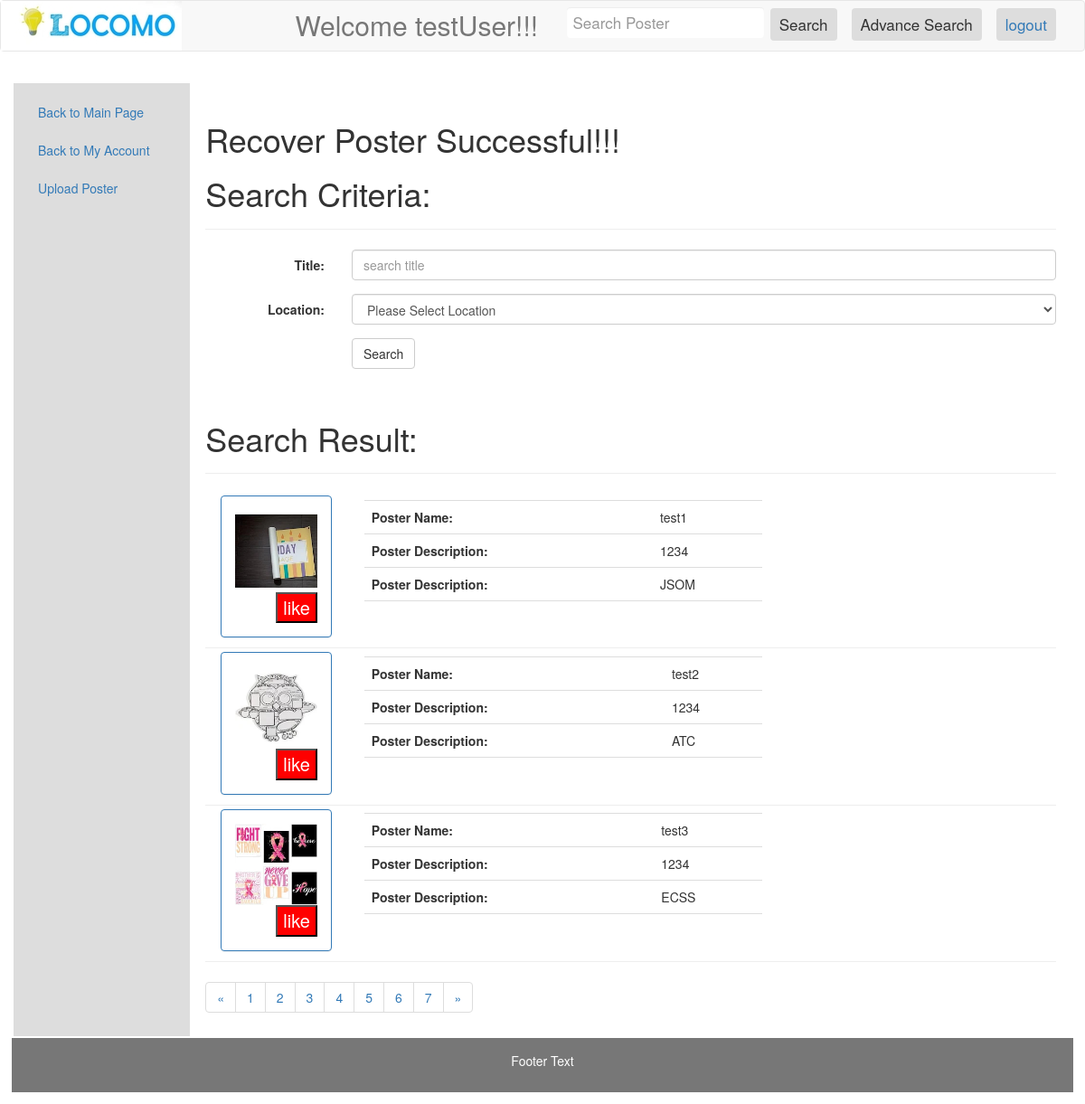
Page /search_poster.php?notice=recoverSuccess (signed in) on the committed database.
### tables this page shows
CREATE TABLE `poster` (
  `PosterId` INT NOT NULL AUTO_INCREMENT,
  `PosterName` varchar(45) NOT NULL,
  `PosterURL` varchar(45) NOT NULL,
  `Location` varchar(45) NOT NULL,
  `Description` varchar(255) DEFAULT NULL,
  `deleted` int(11) DEFAULT '0',
  PRIMARY KEY (`PosterId`));

### search_poster.php (the view, shortened to what this page needs)
<?php
include "db.php";
$login = False;
if(empty($_SESSION["username"])||empty($_SESSION["pw"])){
  header("location:login.php?login=False");
  exit();
} else{
  $login = True;
}
$poster_name = $_GET["title"];
$poster_loc = $_GET["location"];
$page = $_GET["page"];
$notice = $_GET['notice'];
if($page=="" || $page=="1"){
    $page1=0;
}else{
    $page1=($page*3)-3;
}
?>
<!DOCTYPE html>
<html lang="en">
<head>
  <link rel="stylesheet" href="https://maxcdn.bootstrapcdn.com/bootstrap/3.3.7/css/bootstrap.min.css">
    <link rel="stylesheet" type="text/css" href="css/welcome.css">
</head>
<body>
<div class="container-responsive">
    <nav id = "topNav" class="navbar navbar-default">
      <div class="navbar-header" >
        <a href="welcome.php"><img src="posterPic/logo_min.jpg" class="logo img-responsive" alt="LOCOMO"></a>
      </div>
      <div class="search-container">
        <div class="collapse navbar-collapse" id="navbarSupportedContent">
          <form class="form-inline mr-auto" method="get" action = "search_poster.php">
            <input class="form-control" name = "title" type="text" placeholder="Search Poster" aria-label="Search" style="margin: 5pt;padding: 5pt">
            <a href="logout.php"><button class="btn btn-outline-danger" type="button">logout</button></a>
            <a href="search_poster.php"><button class="btn btn-default" type="button">Advance Search</button></a>
            <button class="btn btn-default" type="submit">Search</button>
          </form>
        </div>
      </div>
      <?if (!$login) {
        echo '<h2 class="navbar-text navbar-right">Don&#39;t have an account? <a href="#" class="navbar-link">Sign up</a> Now</h2>';
      }else{
        echo '<h2 class="navbar-text navbar-right">Welcome '.$_SESSION['username'].'!!!</h2>';
      }
      ?>
    </nav>
</div>
<div class="container-fluid" style="padding: 10pt">
  <div class="row row-eq-height">
      <div class="col-md-2 col-sm-2 col-xs-2" id = "LeftCol">
          <ul class="nav nav-pills nav-stacked">
            <li><a href="welcome.php">Back to Main Page</a></li>
            <?if ($login) {
                echo '<li><a href="user.php">Back to My Account</a></li>';
              }?>
            <li><a href="PosterUpload.php">Upload Poster</a></li>
          </ul>
      </div>
      <div class="col-md-10 col-sm-10 col-xs-10" id = "MidCol" >
        <div class="row">
          <div class="page-header">
            <h1><?if($notice == "deleteSuccess"){echo "Delete Poster Successful!!!";}
                  else if ($notice == "editsuccess"){echo "Edit Poster Successful!!!";}
                  else if ($notice == "recoverSuccess"){echo "Recover Poster Successful!!!";}?></h1>
            <h1 id = "search_result" >Search Criteria:</h1>
          </div>
        </div>
        <div class="row">
          <form class="form-horizontal" action="search_poster.php" method="get" enctype="multipart/form-data">
            <div class="form-group">
              <label class="control-label col-sm-2" for="title">Title:</label>
              <div class="col-sm-10">
                <?
                if ($poster_name == ""){
                  echo '<input type="title" class="form-control" id="title" placeholder="search title" name="title">';
                }
                else{
                  echo '<input type="title" class="form-control" id="title" value="'.$poster_name.'" name="title">';
                }
                ?>
              </div>
            </div>
            <div class="form-group">
              <label class="control-label col-sm-2" for="location">Location:</label>
              <div class="col-sm-10">
                <select class="form-control" name = "location">
                  <option value="">Please Select Location</option>
                </select>
              </div>
            </div>
            <div class="form-group">
              <div class="col-sm-offset-2 col-sm-10">
                <button type="submit" value="search" class="btn btn-default">Search</button>
              </div>
            </div>
          </form>
        </div>
      <div class="row">
        <div class="page-header">
          <h1 id = "search_result">Search Result:</h1>
        </div>
      </div>
      <?php
          $sql="SELECT PosterUrl, PosterName, description, posterid, location
                FROM poster
                where PosterName like '%".$poster_name."%' and Location like '%".$poster_loc."%' and deleted = '0'";
        $query = "SELECT user_favorite.posterid FROM user, user_favorite WHERE user.UserName = '" .$_SESSION["username"]. "' AND user.userid = user_favorite.userid";
        $like = mysqli_query($con,$query);
        $img_id = array();
        while ($img = mysqli_fetch_array($like)) {
            $img_id[] = $img[0];
        }
          $result = mysqli_query($con,$sql);
          $cou=mysqli_num_rows($result);
          $totalPageNum=$cou/3;
          $totalPageNum=ceil($totalPageNum);
          $sql = $sql."limit ".$page1.",3";
          $result = mysqli_query($con,$sql);
        while($row = mysqli_fetch_array($result)) {
        echo  '<div class="row page-header">
                  <div class="col-sm-2 vcenter">
                    <div class="panel panel-primary">
                      <div class="panel-body">';
        echo("<img src='".$row[0]."' alt='".$row[1]."' class='img-responsive' style='width:100%'>");
            if(in_array($row[3], $img_id)){
                  echo("<button class = 'like' id='like_".$row[3]."' style='float: right;'>unlike</button>");
                }else{
                  echo("<button class = 'unlike' id='unlike_".$row[3]."' style='float: right;'>like</button>");
                }
        echo'
                  </div>
                </div>
              </div>
            <div class="col-sm-6 vcenter">
          <table class="table table-sm">
            <tbody>
              <tr>
                <th scope="row">Poster Name:</th>
                <td>'.$row[1].'</td>
              </tr>
              <tr>
                <th scope="row">Poster Description:</th>
                <td>'.$row[2].'</td>
              </tr>
              <tr>
                <th scope="row">Poster Description:</th>
                <td>'.$row[4].'</td>
              </tr>
              <tr><th></th>
                <td>';
        echo'</td>
              </tr>
            </tbody>
          </table>
        </div> </div>';
        }?>
        <div class="row">
          <nav aria-label="Page navigation example">
            <ul class="pagination">
              <li class="page-item">
                <a class="page-link" href="search_poster.php?page=<?if($page == ""){echo "1";}
                                                                else if($page == 1){echo '1';}
                                                                else{echo($page-1);}
                                                        ?>&title=<?echo($poster_name);?>&location=<?echo($poster_loc);?>" aria-label="Previous">
                  <span aria-hidden="true">&laquo;</span>
                </a>
              </li>
              <?
              for($b=1;$b<=$totalPageNum;$b++){
                ?>
                <li class="page-item"><a class="page-link"
                    href="search_poster.php?page=<?echo($b);?>&title=<?echo($poster_name);?>&location=<?echo($poster_loc);?>">
                    <?echo($b);?></a></li><?
              }
              ?>
              <li class="page-item">
                <a class="page-link" href="search_poster.php?page=<?if($page == ""){echo "2";}
                                                                else if($page == $totalPageNum){echo($totalPageNum);}
                                                                else{echo($page+1);}
                                                        ?>&title=<?echo($poster_name);?>&location=<?echo($poster_loc);?>" aria-label="Next">
                  <span aria-hidden="true">&raquo;</span>
                </a>
              </li>
            </ul>
          </nav>
        </div>
   </div>
</div>
<footer class="container-fluid text-center">
  <p>Footer Text</p>
</footer>
</body>
</html>

### css/welcome.css (style rules this page uses)
footer { background-color: #777; text-align: center; color: white; height: 60px; }
footer p { margin-top: 15px; }
.container-fluid { padding: 0; }
#topNav { s margin: 0; padding: 0; }
.row-eq-height { display: flex; }
#LeftCol { background-color: #DDDDDD; margin: 0; padding: 1%; }
.navbar-text { margin: 10px; }
.panel { margin:2px; }
.row { margin: 2px; }
.vcenter { display: inline-block; vertical-align: middle; float: none; }
.search-container { float: right; }
.navbar input { padding: 6px; margin-top: 8px; font-size: 17px; border: none; }
.navbar .search-container button { float: right; padding: 6px 10px; margin-top: 8px; margin-right: 16px; background: #ddd; font-size: 17px; border: none; cursor: pointer; }
.unlike { background-color: red; color: white; font-size: 20px; }

### rows in the picture
poster: PosterURL (picture), PosterName "test1", Description "1234", Location "JSOM"
poster: PosterURL (picture), PosterName "test2", Description "1234", Location "ATC"
poster: PosterURL (picture), PosterName "test3", Description "1234", Location "ECSS"

### other values in the picture
$_SESSION['username'] "testUser"
